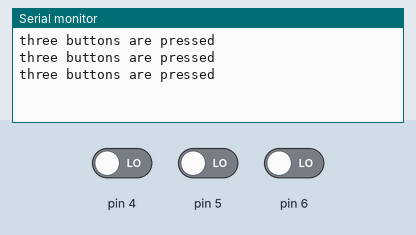
Recording of a sketch running on a simulated Arduino Uno, built with avr-gcc and run on an emulated ATmega328P. Parts: the last lines printed to the serial monitor. The inputs (shaded band) are chosen by the test bench; at power-on: pin 4 LOW, pin 5 LOW, pin 6 LOW.

Above: at 2.8 s.
2.9 s: pin 4 driven HIGH
At 4.5 s:
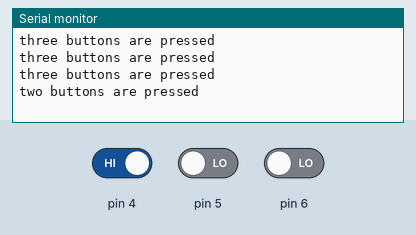
6.5 s: pin 5 driven HIGH
At 7.5 s:
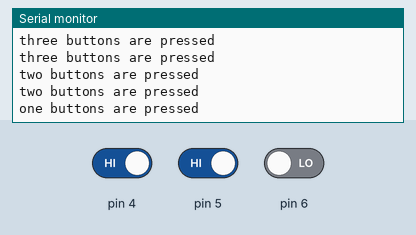
10.5 s: pin 6 driven HIGH
At 11.8 s:
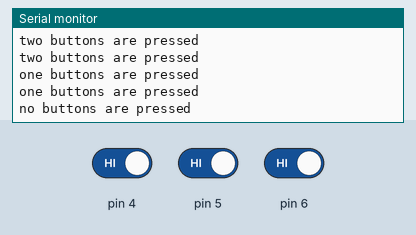

Measured:
- after the input at 2.9 s, the serial monitor: prints a new line after 0.10 s (image 1)
- after the input at 6.5 s, the serial monitor: prints a new line after 0.50 s (image 2)
- after the input at 10.5 s, the serial monitor: prints a new line after 0.50 s (image 3)

The sketch:

serial.ino
```cpp
bool a;
bool b;
bool c;
void setup() {
  pinMode(4,INPUT);
  pinMode(5,INPUT);
  pinMode(6,INPUT);
Serial.begin(9600);
}

void loop() {
a=digitalRead(4);
b=digitalRead(5);
c=digitalRead(6);
 if(a==HIGH && b==HIGH && c==HIGH )
{
  Serial.println("no buttons are pressed");
  delay(1000);
  }
  else if(a==HIGH && b==LOW && c==LOW )
{
  Serial.println("two buttons are pressed");
  delay(1000);
  }
  else if(a==LOW && b==HIGH && c==LOW )
{
  Serial.println("two buttons are pressed");
  delay(1000);
  }
  else if(a==LOW && b==LOW && c==HIGH )
{
  Serial.println("two buttons are pressed");
  delay(1000);
  }
  else if(a==HIGH && b==HIGH && c==LOW )
{
  Serial.println("one buttons are pressed");
  delay(1000);
  }
  else if(a==LOW && b==HIGH && c==HIGH )
{
  Serial.println("one buttons are pressed");
  delay(1000);
  }
  else if(a==HIGH && b==LOW && c==HIGH )
{
  Serial.println("one buttons are pressed");
  delay(1000);
  }
  else
  Serial.println("three buttons are pressed");
  delay(1000);
  }
```
